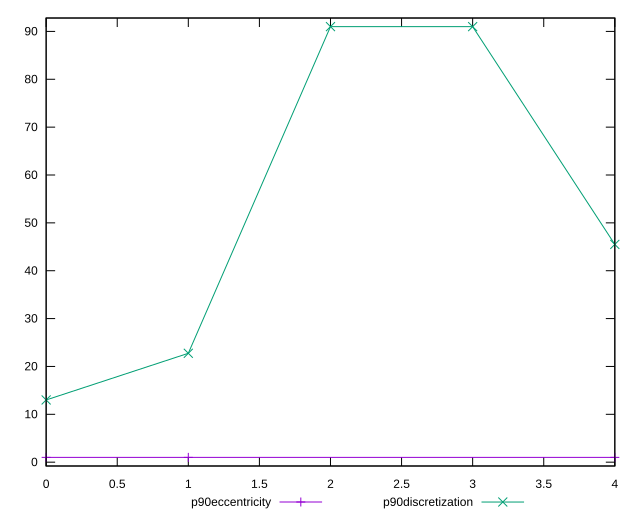

Reproduce this figure in gnuplot.
reset

$p90Eccentricity <<EOF
0 1.000000000000003
1 1.0000000000000029
4 0.9999999999999983
EOF

$p90Discretization <<EOF
0 13
1 22.75
2 91
3 91
4 45.5
EOF

set key outside below
set xrange [0:4]
set yrange [-0.8000000000000017:92.8]
set trange [-0.8000000000000017:92.8]
set terminal svg size 640, 520 enhanced background rgb 'white'
set output "report_00009_2021-02-08T22-37-41.559Z/unminified-javascript/progression/eccentricity.svg"

plot $p90Eccentricity title "p90eccentricity" with linespoints, \
     $p90Discretization title "p90discretization" with linespoints

reset
